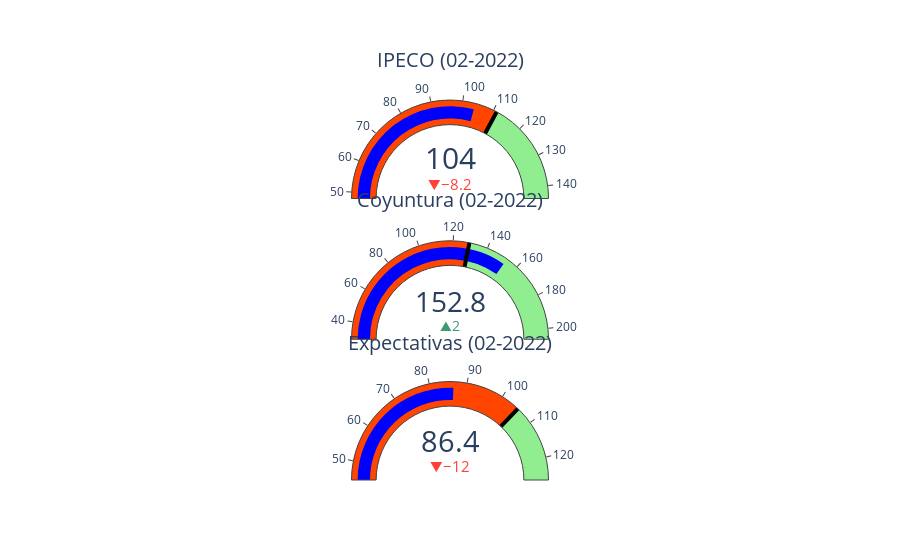

Notebook source saved alongside this figure:
### Code cell
indicadores = go.Figure()

indicadores.add_trace(go.Indicator(
    mode = "gauge+number+delta",
    delta = {'reference': ipeco[-2]},
    value = ipeco[-1],
    title = {'text': "IPECO (" + ipeco.index.strftime('%m-%Y')[-1] + ")"},
    gauge = {
        'axis': {'range': [ipeco.min(), ipeco.max()]},
        'bar': {'color': 'blue'},
        'steps': [
            {'range': [ipeco.min(), ipeco.median()], 'color': 'orangered'},
            {'range': [ipeco.median(), ipeco.max()], 'color': 'lightgreen'}],
        'threshold': {'line': {'color': "black", 'width': 4}, 'thickness': 1, 'value': ipeco.median()}       
    },
    domain = {'row': 0, 'column': 0}
    ))

indicadores.add_trace(go.Indicator(
    mode = "gauge+number+delta",
    delta = {'reference': coyuntura[-2]},
    value = coyuntura[-1],
    title = {'text': "Coyuntura (" + coyuntura.index.strftime('%m-%Y')[-1] + ")"},
    gauge = {
        'axis': {'range': [coyuntura.min(), coyuntura.max()]},
        'bar': {'color': 'blue'},
        'steps': [
            {'range': [coyuntura.min(), coyuntura.median()], 'color': 'orangered'},
            {'range': [coyuntura.median(), coyuntura.max()], 'color': 'lightgreen'}],
        'threshold': {'line': {'color': "black", 'width': 4}, 'thickness': 1, 'value': coyuntura.median()}       
    },
    domain = {'row': 1, 'column': 0}
    ))

indicadores.add_trace(go.Indicator(
    mode = "gauge+number+delta",
    delta = {'reference': expectativas[-2]},
    value = expectativas[-1],
    title = {'text': "Expectativas (" + expectativas.index.strftime('%m-%Y')[-1] + ")"},
    gauge = {
        'axis': {'range': [expectativas.min(), expectativas.max()]},
        'bar': {'color': 'blue'},
        'steps': [
            {'range': [expectativas.min(), expectativas.median()], 'color': 'orangered'},
            {'range': [expectativas.median(), expectativas.max()], 'color': 'lightgreen'}],
        'threshold': {'line': {'color': "black", 'width': 4}, 'thickness': 1, 'value': expectativas.median()}       
    },
    domain = {'row': 2, 'column': 0}
    ))

indicadores.update_layout(
    grid = {'rows': 3, 'columns': 1, 'pattern': "independent"},
    template = {'data' : {'indicator': [{
        'title': {'text': "Speed"},
        'mode' : "number+delta+gauge",
        'delta' : {'reference': 90}}]
                         }})

indicadores.show()

### Figure 1 — Plotly figure (JSON) as saved in the notebook; plotly's stock layout.template omitted (floating-point values rounded to 4 significant figures)
{"data": [{"delta": {"reference": 112.2}, "domain": {"column": 0, "row": 0}, "gauge": {"axis": {"range": [47.98, 144.0]}, "bar": {"color": "blue"}, "steps": [{"color": "orangered", "range": [47.98, 111.1]}, {"color": "lightgreen", "range": [111.1, 144.0]}], "threshold": {"line": {"color": "black", "width": 4}, "thickness": 1, "value": 111.1}}, "mode": "gauge+number+delta", "title": {"text": "IPECO (02-2022)"}, "type": "indicator", "value": 104.0}, {"delta": {"reference": 150.8}, "domain": {"column": 0, "row": 1}, "gauge": {"axis": {"range": [30.07, 206.2]}, "bar": {"color": "blue"}, "steps": [{"color": "orangered", "range": [30.07, 129.3]}, {"color": "lightgreen", "range": [129.3, 206.2]}], "threshold": {"line": {"color": "black", "width": 4}, "thickness": 1, "value": 129.3}}, "mode": "gauge+number+delta", "title": {"text": "Coyuntura (02-2022)"}, "type": "indicator", "value": 152.8}, {"delta": {"reference": 98.4}, "domain": {"column": 0, "row": 2}, "gauge": {"axis": {"range": [44.94, 126.0]}, "bar": {"color": "blue"}, "steps": [{"color": "orangered", "range": [44.94, 105.1]}, {"color": "lightgreen", "range": [105.1, 126.0]}], "threshold": {"line": {"color": "black", "width": 4}, "thickness": 1, "value": 105.1}}, "mode": "gauge+number+delta", "title": {"text": "Expectativas (02-2022)"}, "type": "indicator", "value": 86.43}], "layout": {"grid": {"columns": 1, "pattern": "independent", "rows": 3}}}
